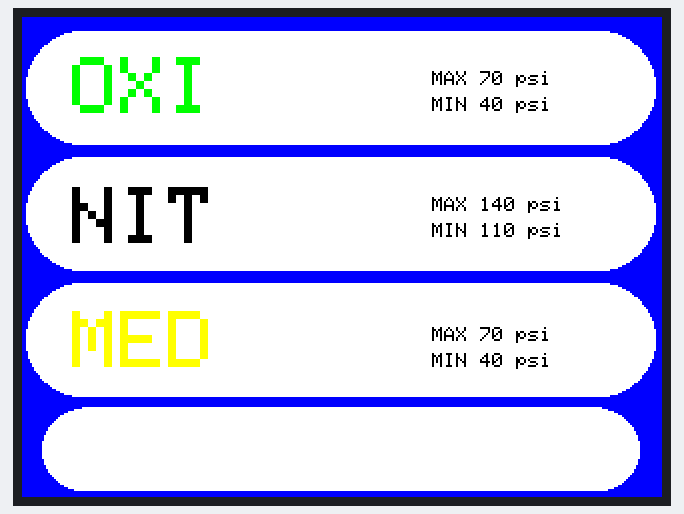
The sketch below on a simulated Arduino Uno, built with avr-gcc and run on an emulated ATmega328P. Parts: 320×240 colour display. What the sketch prints to the serial monitor is not drawn.

Above: at 0.4 s.
At 0.9 s:
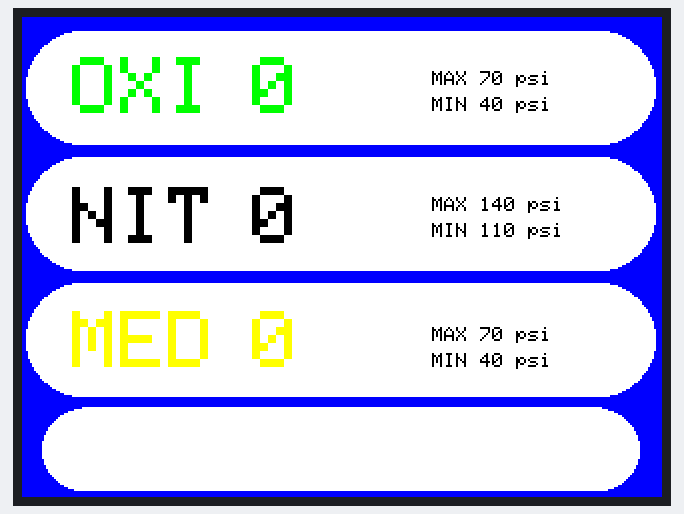

The sketch:

TFT2_8Corregido.ino
```cpp
#include <TouchScreen.h>
#include <Adafruit_GFX.h>    // Core graphics library
#include <Adafruit_TFTLCD.h> // Hardware-specific library
//#include <Adafruit_MLX90614.h>
#include <Wire.h>

#define YP A3  // must be an analog pin, use "An" notation!
#define XM A2  // must be an analog pin, use "An" notation!
#define YM 9   // can be a digital pin
#define XP 8   // can be a digital pin

#define TS_MINX 195
#define TS_MINY 190
#define TS_MAXX 907
#define TS_MAXY 935

TouchScreen ts = TouchScreen(XP, YP, XM, YM, 300);

#define LCD_CS A3 // Chip Select goes to Analog 3
#define LCD_CD A2 // Command/Data goes to Analog 2
#define LCD_WR A1 // LCD Write goes to Analog 1
#define LCD_RD A0 // LCD Read goes to Analog 0
#define LCD_RESET A4 // Can alternately just connect to Arduino's reset pin

#define	BLACK   0x0000
#define	BLUE    0x001F
#define	RED     0xF800
#define	GREEN   0x07E0
#define CYAN    0x07FF
#define MAGENTA 0xF81F
#define YELLOW  0xFFE0
#define WHITE   0xFFFF

Adafruit_TFTLCD tft(LCD_CS, LCD_CD, LCD_WR, LCD_RD, LCD_RESET);


int dataGas[6];
int antGas[6];
boolean BE = true;
int posx = 15, posy = 50;
int i = 0;


void setup(void) {
  Serial.begin(9600);
  Wire.begin();
  tft.reset();
  tft.begin(0x9325);
  tft.setRotation(3);
  tft.fillScreen(BLUE);
  //tft.drawRoundRect(5, 20, 310, 35, 15, TFT_BLACK);
  tft.fillRect(30, 7, 260, 57, WHITE);
  tft.fillCircle(30, 35, 28, WHITE);
  tft.fillCircle(288, 35, 28, WHITE);

  tft.fillRect(30, 70, 260, 57, WHITE);
  tft.fillCircle(30, 98, 28, WHITE);
  tft.fillCircle(288, 98, 28, WHITE);

  tft.fillRect(30, 133, 260, 57, WHITE);
  tft.fillCircle(30, 161, 28, WHITE);
  tft.fillCircle(288, 161, 28, WHITE);

  tft.fillRect(30, 195, 260, 42, WHITE);
  tft.fillCircle(30, 216, 20, WHITE);
  tft.fillCircle(288, 216, 20, WHITE);

  //tft.fillCircle(52, 41, 17, WHITE);
  //tft.fillRect(0, 60, 319, 4, BLUE);
  //tft.fillRect(0, 120, 319, 4, BLUE);
  //tft.fillRect(0, 180, 319, 4, BLUE);

  /*tft.fillRect(210, 20, 80, 38, GREEN);
  tft.fillCircle(210, 39, 18, GREEN);
  tft.fillCircle(290, 39, 18, GREEN);*/

  /*tft.setCursor(215, 29);
  tft.setTextColor(WHITE);
  tft.setTextSize(3);
  tft.print("MUTE");*/

  /*tft.setCursor(55, 38);
  tft.setTextColor(BLUE);    tft.setTextSize(2);
  tft.println("onalclinics");*/

  tft.setCursor(25, 20);
  tft.setTextColor(GREEN);
  tft.setTextSize(4);
  tft.print("OXI");
  tft.setCursor(205, 27);
  tft.setTextColor(BLACK);
  tft.setTextSize(1);
  tft.print("MAX 70 psi");
  tft.setCursor(205, 40);
  tft.print("MIN 40 psi");

  tft.setCursor(25, 85);
  tft.setTextColor(BLACK);
  tft.setTextSize(4);
  tft.print("NIT");
  tft.setCursor(205, 90);
  tft.setTextColor(BLACK);
  tft.setTextSize(1);
  tft.print("MAX 140 psi");
  tft.setCursor(205, 103);
  tft.print("MIN 110 psi");

  tft.setCursor(25, 147);
  tft.setTextColor(YELLOW);
  tft.setTextSize(4);
  tft.print("MED");
  tft.setCursor(205, 155);
  tft.setTextColor(BLACK);
  tft.setTextSize(1);
  tft.print("MAX 70 psi");
  tft.setCursor(205, 168);
  tft.print("MIN 40 psi");

}

void loop(void) {
 //double timer = millis() + ;
 Serial.println(posx);
 Serial.println(posy);
  TSPoint p = ts.getPoint();
  if (p.z > 700) {
    posx = p.x;
    posy = p.y;
    if (posx > 30 && posx < 340 && posy > 230 && posy < 15) {
      if (BE == true) {
        BE = false;
      } else {
        BE = true;
      }
    }
    pinMode(XM, OUTPUT);
    pinMode(YP, OUTPUT);
    testText();
  } else {
    pinMode(XM, OUTPUT);
    pinMode(YP, OUTPUT);
/*
    Wire.requestFrom(69, 6);    // request 6 bytes from slave device #8
    i = 0;
    while (Wire.available()) { // slave may send less than requested
      byte idosdato = Wire.read(); // receive a byte as character
      dataGas[i] = idosdato;
      i++;
      Serial.print("El dato numero ");         // print the character
      Serial.print(i);
      Serial.print(" es:   ");
      Serial.println(dataGas[i]);         // print the character
    }*/

    delay(500);

    //tft.fillRect(115, 80, 90, 30, WHITE);
    tft.setCursor(115, 20);
    tft.setTextColor(GREEN);
    tft.setTextSize(4);
    tft.print(dataGas[0]);

    //Dato que varía en el segundo renglon

    //tft.fillRect(115, 140, 90, 30, WHITE);
    tft.setCursor(115, 85);
    tft.setTextColor(BLACK);
    tft.setTextSize(4);
    tft.print(dataGas[1]);

    //Dato que varía en el tercer renglon

    //tft.fillRect(115, 190, 90, 30, WHITE);
    tft.setCursor(115, 147);
    tft.setTextColor(YELLOW);
    tft.setTextSize(4);
    tft.print(dataGas[2]);

  }
}


void testText() {
  // dataox  = map(sensorValue, 0, 1023, 0, 100);
  //Dato que varía en el primer renglon
  if (BE == false) {
    tft.fillRect(30, 195, 260, 42, RED);
    tft.fillCircle(30, 216, 20, RED);
    tft.fillCircle(288, 216, 20, RED);
    tft.setCursor(209, 29);
    tft.setTextColor(WHITE);
    tft.setTextSize(3);
    tft.print("AUDIO");
  } else {
    tft.fillRect(30, 195, 260, 42, GREEN);
    tft.fillCircle(30, 216, 20, GREEN);
    tft.fillCircle(288, 216, 20, GREEN);
    tft.setCursor(75, 205);
    tft.setTextColor(WHITE);
    tft.setTextSize(3);
    tft.print("SILENCIAR");
  }

}
```
